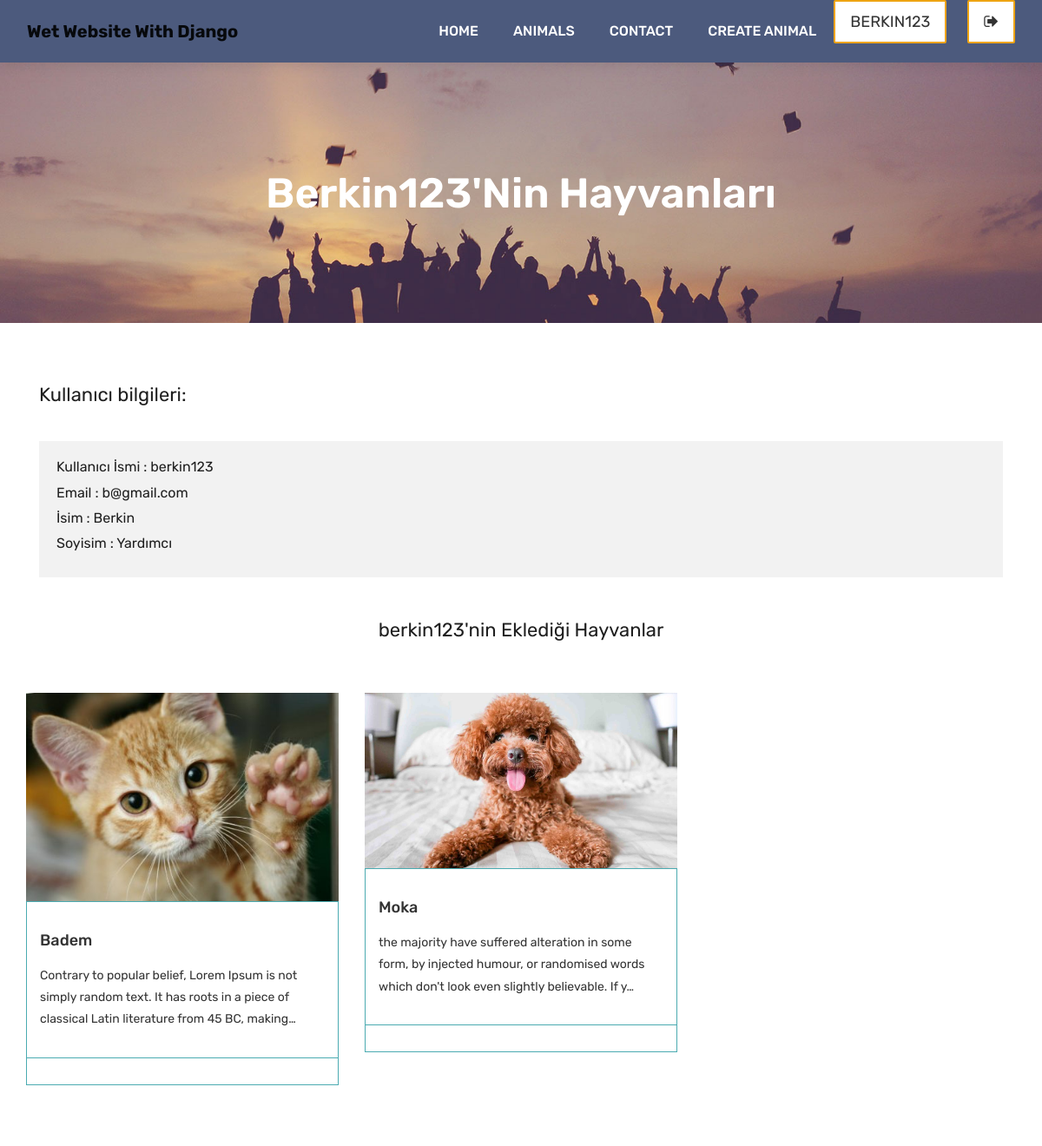
The app's page /accounts/owner/7 (signed in) with its own data.
### animals/models.py (models this page shows, shortened)
class Animal(models.Model):
    owner = models.ForeignKey(User, on_delete=models.CASCADE, related_name='owner')
    type = models.ForeignKey(Type,on_delete=models.DO_NOTHING, related_name='type')
    genus = models.ForeignKey(Genus,on_delete=models.DO_NOTHING, blank=True, null=True)
    followers = models.ManyToManyField(User, blank=True, related_name='animal_follower')
    name = models.CharField(max_length=50)
    age = models.IntegerField()
    available = models.BooleanField(default=True)
    description = models.TextField(blank=True)
    image = models.ImageField(upload_to="animal/%Y/%m/%d/")
    created = models.DateTimeField(auto_now=True)

### accounts/views.py (the view)
# urls.py: path('owner/<int:pk>', OwnerDetailView.as_view(), name="user_detail"),
class OwnerDetailView(DetailView):
    model = User
    template_name= 'owner_detail.html'
    context_object_name = 'user'
    def get_context_data(self, **kwargs):
        context = super().get_context_data(**kwargs)
        context['animals'] = Animal.objects.filter(available = True, owner_id= self.kwargs['pk'])
        return context

### templates/owner_detail.html
{% extends 'partials/_base.html'%}
{% load static %}
{% block content %}
	<div class="all-title-box">
		<div class="container text-center">
			<h1>{{user.username}}'nin Hayvanları</span></h1>
		</div>
	</div>
    <div id="overviews" class="section wb">
        <div class="container">
            <div class="row">
                <div class="col-lg-12 blog-post-single">
					<h2>Kullanıcı bilgileri:</h2>
					<div class="blog-author">
						<div class="author-bio">
							<h5> Kullanıcı İsmi : {{user.username}}</h5>
							<h5> Email : {{user.email}}</h5>
							<h5> İsim : {{user.first_name}}</h5>
							<h5> Soyisim : {{user.last_name}}</h5>
						</div>
                </div>
            </div>
            <div class="row">
                <div class="col-lg-12">
                    <h2 class="text-center my-5">{{user.username}}'nin Eklediği Hayvanlar</h2>
                </div>
                {% for animal in animals %}
                <div class="col-lg-4 col-md-6 col-12">
                    <div class="course-item">
						<div class="image-blog">
							<a href="{% url 'animal_detail' animal.type.slug animal.id %}"> <img src="{{animal.image.url}}" alt="" class="img-fluid"></a>
						</div>
						<div class="course-br">
							<div class="course-title">
								<h2><a href="{% url 'animal_detail' animal.type.slug animal.id %}" title="">{{animal.name}}</a></h2>
							</div>
							<div class="course-desc">
								<p>{{animal.description | truncatechars:140}}</p>
							</div>
						</div>
						<div class="course-meta-bot">
						</div>
					</div>
                </div>
                {% endfor %}
            </div>
        </div>
    </div>
    {% endblock %}

### templates/partials/_navbar.html (shortened to what this page needs)
{% load static %}
	<header class="top-navbar">
		<nav class="navbar navbar-expand-lg navbar-light bg-light">
			<div class="container-fluid">
				<a class="navbar-brand" href="{% url 'index' %}">
					<strong>Wet Website With Django</strong>
				</a>
				<div class="collapse navbar-collapse" id="navbars-host">
					<ul class="navbar-nav ml-auto">
						<li class="nav-item {% if '/' == request.path %} active {% endif %}"><a class="nav-link" href="{% url 'index' %}">Home</a></li>
                        <li class="nav-item {% if 'animals' in request.path %} active {% endif %}"><a class="nav-link" href="{% url 'animals' %}">Animals</a></li>
						<li class="nav-item {% if 'contact' in request.path %} active {% endif %}"><a class="nav-link" href="{% url 'contact' %}">Contact</a></li>
					</ul>
					<ul class="nav navbar-nav navbar-right">
						{% if user.is_authenticated %}
						<li class="nav-item {% if 'create_animal' in request.path %} active {% endif %}"><a class="nav-link" href="{% url 'create_animal' %}">Create Animal</a></li>
						<li><a class="hover-btn-new log orange mr-4" href="{% url 'dashboard' %}"><span>{{request.user.username}}</span></a></li>
						<li><a class="hover-btn-new log orange" href="javascript:{document.getElementById('logout').submit()}" ><span><i class="fa fa-sign-out"></i></span></a>
						</li>
						{% else %}
                        <li><a class="hover-btn-new log orange mr-2" href="{% url 'login' %}" ><span><i class="fa fa-sign-in"></i></span></a></li>
						<li><a class="hover-btn-new log orange" href="{% url 'register' %}" ><span><i class="fa fa-user-plus"></i></span></a></li>
						{% endif %}
					</ul>
				</div>
			</div>
		</nav>
	</header>

### records on screen
Animal: image (picture), name "Badem", description "Contrary to popular belief, Lorem Ipsum is not simply random text. It has roots in a piece of classical Latin literature from 45 BC, making…"
Animal: image (picture), name "Moka", description "the majority have suffered alteration in some form, by injected humour, or randomised words which don't look even slightly believable. If y…"

### other values on screen
{{ request.user.username }} "BERKIN123"
{{ user.username }} "Berkin123"
{{ user.username }} "berkin123"
{{ user.email }} "b@gmail.com"
{{ user.first_name }} "Berkin"
{{ user.last_name }} "Yardımcı"
